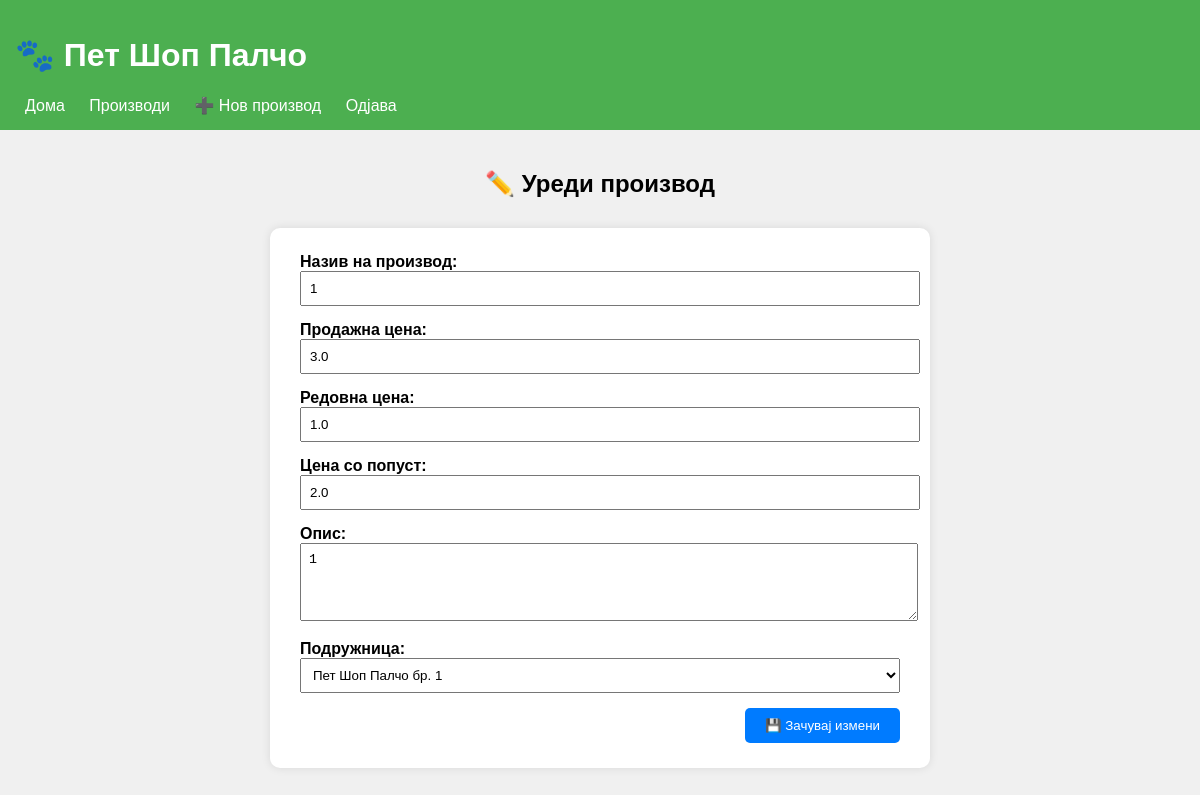
/edit/4 (signed in), run on the app's committed database.
### tables this page shows
CREATE TABLE products (
        id INTEGER PRIMARY KEY AUTOINCREMENT,
        name TEXT NOT NULL,
        price REAL NOT NULL, regular_price REAL, discount_price REAL, description TEXT, branch_id INTEGER);

CREATE TABLE branches (
        id INTEGER PRIMARY KEY AUTOINCREMENT,
        name TEXT NOT NULL,
        address TEXT NOT NULL);

### app.py (the view, shortened to what this page needs)
@app.route('/edit/<int:product_id>', methods=['GET', 'POST'])
@login_required
def edit_product(product_id):
    try:
        conn = get_db()
        branches = conn.execute("SELECT * FROM branches").fetchall()
        product = conn.execute("SELECT * FROM products WHERE id=?", (product_id,)).fetchone()
        conn.close()
        return render_template('edit_product.html', product=product, branches=branches)
    except Exception as e:
        flash(f"Грешка при уредување: {e}")
        return redirect(url_for('product_list'))

### app.py (called while the page is built)
def get_db():
    try:
        conn = sqlite3.connect(DATABASE)
        conn.row_factory = sqlite3.Row
        return conn
    except sqlite3.Error as e:
        print("Database connection error:", e)
        return None

@app.context_processor
def inject_date():
    return {'current_date': datetime.now().strftime('%d.%m.%Y')}

def login_required(f):
    @wraps(f)
    def wrapper(*args, **kwargs):
        if 'user' not in session:
            flash('Најави се за да пристапиш.')
            return redirect(url_for('login'))
        return f(*args, **kwargs)
    return wrapper

### templates/edit_product.html
{% extends "base.html" %}
{% block content %}
<h2 style="text-align: center; margin-top: 20px;">✏️ Уреди производ</h2>
<form method="post" style="max-width: 600px; margin: 30px auto; background: #fff; padding: 25px 30px; border-radius: 10px; box-shadow: 0 0 10px rgba(0,0,0,0.1);">
    <div style="margin-bottom: 15px;">
        <label for="name"><strong>Назив на производ:</strong></label><br>
        <input type="text" name="name" id="name" value="{{ product.name }}" required style="width: 100%; padding: 8px;">
    </div>
    <div style="margin-bottom: 15px;">
        <label for="price"><strong>Продажна цена:</strong></label><br>
        <input type="number" name="price" id="price" step="0.01" value="{{ product.price }}" required style="width: 100%; padding: 8px;">
    </div>
    <div style="margin-bottom: 15px;">
        <label for="regular_price"><strong>Редовна цена:</strong></label><br>
        <input type="number" name="regular_price" id="regular_price" step="0.01" value="{{ product.regular_price or '' }}" style="width: 100%; padding: 8px;">
    </div>
    <div style="margin-bottom: 15px;">
        <label for="discount_price"><strong>Цена со попуст:</strong></label><br>
        <input type="number" name="discount_price" id="discount_price" step="0.01" value="{{ product.discount_price or '' }}" style="width: 100%; padding: 8px;">
    </div>
    <div style="margin-bottom: 15px;">
        <label for="description"><strong>Опис:</strong></label><br>
        <textarea name="description" id="description" rows="4" style="width: 100%; padding: 8px;">{{ product.description or '' }}</textarea>
    </div>
    <div style="margin-bottom: 15px;">
        <label for="branch_id"><strong>Подружница:</strong></label><br>
        <select name="branch_id" id="branch_id" style="width: 100%; padding: 8px;">
            {% for b in branches %}
                <option value="{{ b.id }}" {% if b.id == product.branch_id %}selected{% endif %}>{{ b.name }}</option>
            {% endfor %}
        </select>
    </div>
    <div style="text-align: right;">
        <button type="submit" style="padding: 10px 20px; background-color: #007BFF; color: white; border: none; border-radius: 5px;">
            💾 Зачувај измени
        </button>
    </div>
</form>
{% endblock %}

### static/style.css (style rules this page uses)
body { font-family: sans-serif; background-color: #f2f2f2; margin: 0; padding: 0; }
body { font-family: sans-serif; background-color: #f0f0f0; margin: 0; padding: 0; }
h2 { margin-top: 0; }

### data on the page
products: name "1", price "3.0", regular_price "1.0", discount_price "2.0", description "1", branch_id "Пет Шоп Палчо бр. 1"
